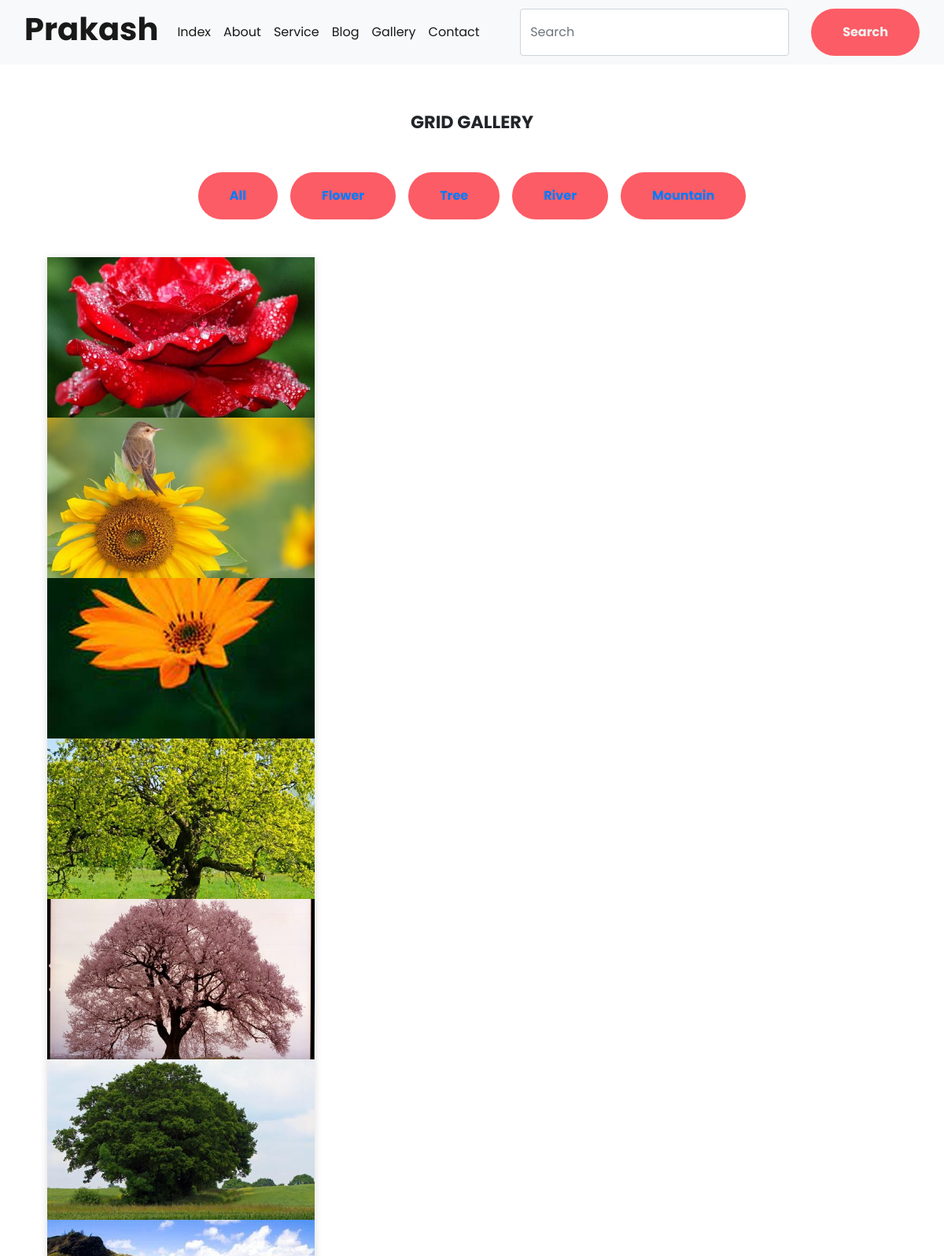
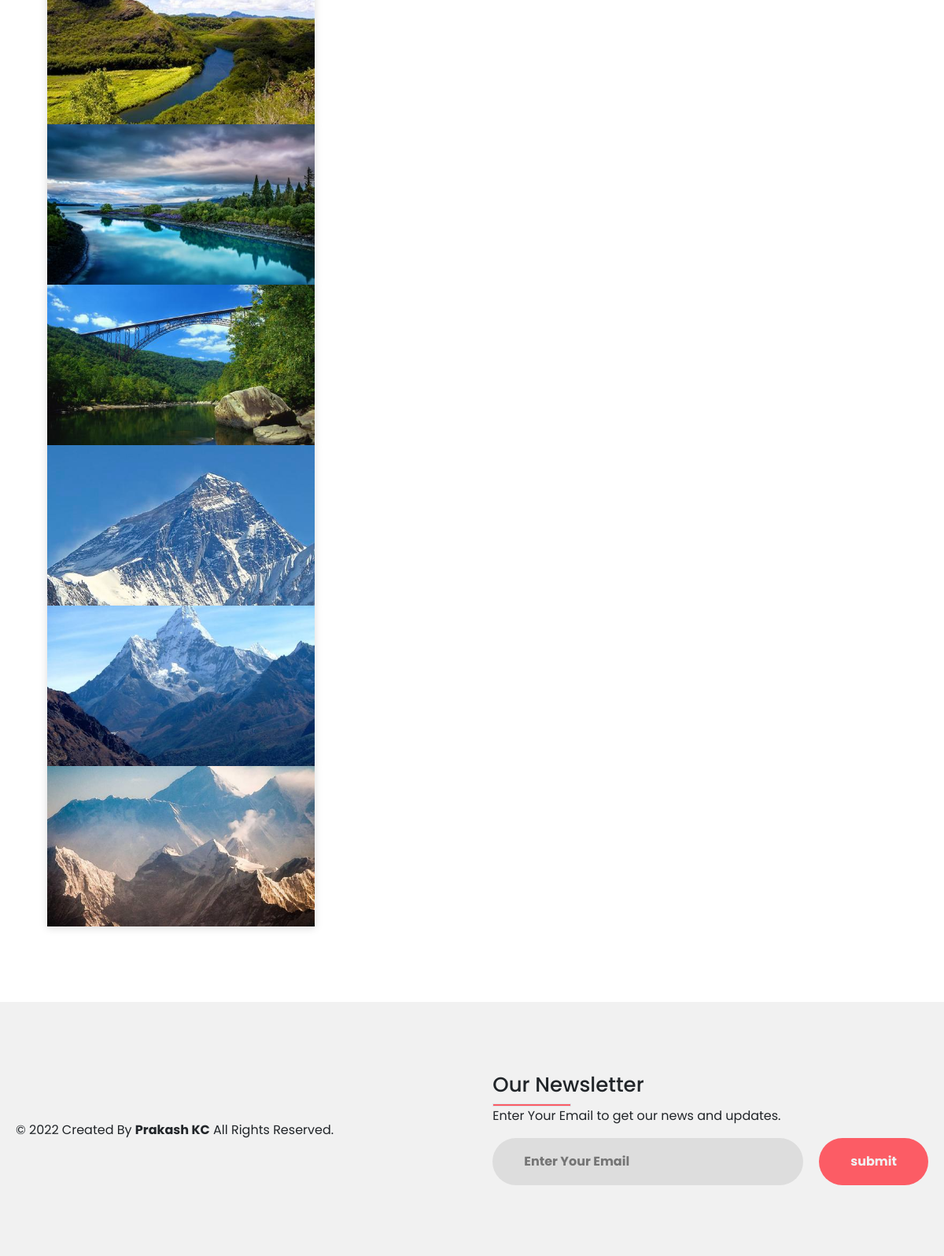
Page /gallery/ on the committed database (2 pictures, top to bottom).
### blogsite/models.py (models this page shows, shortened)
class Category(models.Model):
    category_name=models.CharField(max_length=50, blank=False)
    category_slug=models.SlugField(max_length=30, unique=True)
    def get_url(self):
        return reverse("image_by_category", args=[self.category_slug])

class Image(models.Model):
    image_name=models.CharField(max_length=100, blank=False)
    image_category=models.ForeignKey(Category, on_delete=models.CASCADE)
    image_slug=models.SlugField(max_length=30)
    image_size=ResizedImageField(size=[500, 300], crop=['middle', 'center'], upload_to='static/img')

### blogsite/views.py (the view)
# urls.py: path("gallery/", views.gallery, name="gallery"),
def gallery(requist,category_slug=None):
    images=None
    categories=None
    categories=Category.objects.all()
    if category_slug is not None:
        category=get_object_or_404(Category, category_slug=category_slug)
        images=Image.objects.filter(image_category=category)
    else:
        images=Image.objects.all()
    context={
        'images':images,
        'categories': categories,
    }
    return render(requist,'gallery.html',context)

### templates/gallery.html
{% extends 'base.html' %}
{% load static %}
{% block content %}
<section class="gallery-block grid-gallery">
    <div class="container">
        <div class="heading">
            <h2>Grid Gallery</h2>
        </div>
        <div class="container mt-3 mb-3">
            <div class="row">
                <div class="col-md-12 d-flex justify-content-center mb-5">
                    <button type="button" class="btn btn-outline-dark mx-2"> <a href="{% url 'gallery' %}">All </a></button>
                    {% for single_category in categories  %}
                        <button type="button" class="btn btn-outline-dark mx-2" ><a href="{{single_category.get_url}}"> {{single_category.category_name}} </a></button>
                    {% endfor %}
                </div>
            </div>
        <div class="row">
            <div class="col-lg-4 item">
                {% for image in images %}
                    <a class="lightbox" href="{{image.image_size.url}}">
                            <img class="img-fluid image scale-on-hover" src="{{image.image_size.url}}">
                        </a>
                {% endfor %}
            </div>
        </div>
    </div>
</section>
{% endblock content %}

### templates/base.html (shortened to what this page needs)
{% load static %}
<!doctype html>
<html lang="en">
  <head>
    <link href="https://cdn.jsdelivr.net/npm/bootstrap@5.2.2/dist/css/bootstrap.min.css" rel="stylesheet">
    <link rel="stylesheet" href="https://maxcdn.bootstrapcdn.com/bootstrap/4.0.0/css/bootstrap.min.css">
    <link rel="stylesheet" href="https://cdnjs.cloudflare.com/ajax/libs/baguettebox.js/1.10.0/baguetteBox.min.css" />
    <link rel="stylesheet" type="text/css" href="{% static 'css/style-about.css' %}"/>
    <link rel="stylesheet" type="text/css" href="{% static 'css/style_footer.css' %}"/>
    <link rel="stylesheet" type="text/css" href="{% static 'css/grid-gallery.css' %}"/>
    <link rel="stylesheet" href="https://cdnjs.cloudflare.com/ajax/libs/font-awesome/5.11.2/css/all.css">
  </head>
  <body>
    {% include 'includes/navbar.html' %}
    {% block content %}
    {% endblock content %}
    {% include 'includes/footer.html' %}
  </body>
</html>

### templates/includes/navbar.html (shortened to what this page needs)
<nav class="navbar navbar-expand-lg bg-light">
    <div class="container-fluid">
      <a class="navbar-brand" href="#"><h1><b>Prakash</b></h1></a>
      <div class="collapse navbar-collapse" id="navbarSupportedContent">
        <ul class="navbar-nav me-auto mb-2 mb-lg-0">
          <li class="nav-item">
            <a class="nav-link active" aria-current="page" href="{% url 'index' %}">Index</a>
          </li>
          <li class="nav-item">
            <a class="nav-link active" aria-current="page" href="{% url 'about' %}">About</a>
          </li>
          <li class="nav-item">
            <a class="nav-link active" aria-current="page" href="{% url 'service' %}">Service</a>
          </li>
          <li class="nav-item">
            <a class="nav-link active" aria-current="page" href="{% url 'blog' %}">Blog</a>
          </li>
          <li class="nav-item">
            <a class="nav-link active" aria-current="page" href="{% url 'gallery' %}">Gallery</a>
          </li>
          <li class="nav-item">
            <a class="nav-link active" aria-current="page" href="{% url 'contact' %}">Contact</a>
          </li>
        </ul>
        <form class="d-flex" role="search">
          <input class="form-control me-2" type="search" placeholder="Search" aria-label="Search">
          <button class="btn btn-outline-success" type="submit">Search</button>
        </form>
      </div>
    </div>
  </nav>

### templates/includes/footer.html (shortened to what this page needs)
{% load static %}
    <footer>
      <div class="footer-container">
        <div class="left-col">
          <p class="rights-text">© 2022 Created By <b>Prakash KC</b>  All Rights Reserved.</p>
        </div>
        <div class="right-col">
          <h1>Our Newsletter</h1>
          <div class="border"></div>
          <p>Enter Your Email to get our news and updates.</p>
          <form action="" class="newsletter-form">
            <input type="text" class="txtb" placeholder="Enter Your Email">
            <input type="submit" class="btn" value="submit">
          </form>
        </div>
      </div>
    </footer>

### static/css/style-about.css (style rules this page uses)
* { margin:0px; padding:0px; box-sizing: border-box; font-family: 'Poppins', sans-serif; }

### static/css/style_footer.css (style rules this page uses)
body { margin: 0; padding: 0; font-family: 'Yaldevi', sans-serif; min-height: 100vh; }
footer { background: #f1f1f1; padding: 90px 0; }
.footer-container { max-width: 1700px; margin: auto; padding: 0 20px; display: flex; justify-content: space-between; align-items: center; flex-wrap: wrap-reverse; position: sticky; top: 100%; }
.right-col h1 { font-size: 26px; }
.border { width: 100px; height: 4px; background: #fc5c65; }
.newsletter-form { display: flex; justify-content: center; align-items: center; flex-wrap: wrap; }
.txtb { flex: 1; padding: 18px 40px; font-size: 16px; color: #293043; background: #ddd; border: none; font-weight: 700; outline: none; border-radius: 30px; min-width: 260px; }
.btn { padding: 18px 40px; font-size: 16px; color: #f1f1f1; background: #fc5c65; border: none; font-weight: 700; outline: none; border-radius: 30px; margin-left: 20px; cursor: pointer; transition: opacity .3s linear; }

### static/css/grid-gallery.css (style rules this page uses)
.gallery-block.grid-gallery { padding-bottom: 60px; padding-top: 60px; }
.gallery-block.grid-gallery .heading { margin-bottom: 50px; text-align: center; }
.gallery-block.grid-gallery .heading h2 { font-weight: bold; font-size: 1.4rem; text-transform: uppercase; }
.gallery-block.grid-gallery .item img { box-shadow: 0px 2px 10px rgba(0, 0, 0, 0.15); transition: 0.4s; }
.gallery-block.grid-gallery .item { margin-bottom: 20px; }

### rows in the picture
Category: category_name "Flower"
Category: category_name "Tree"
Category: category_name "River"
Category: category_name "Mountain"
Image: image_size (picture)
Image: image_size (picture)
Image: image_size (picture)
Image: image_size (picture)
Image: image_size (picture)
Image: image_size (picture)
Image: image_size (picture)
Image: image_size (picture)
Image: image_size (picture)
Image: image_size (picture)
Image: image_size (picture)
Image: image_size (picture)
